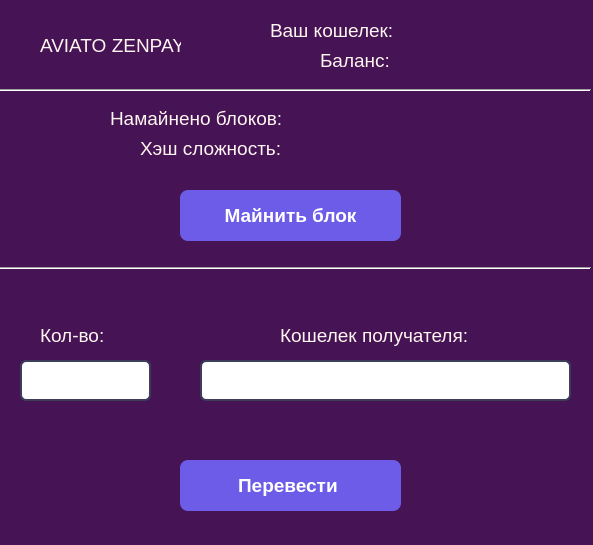
<?xml version="1.0" encoding="UTF-8"?>
<ui version="4.0">
 <class>MainWindow</class>
 <widget class="QMainWindow" name="MainWindow">
  <property name="geometry">
   <rect>
    <x>0</x>
    <y>0</y>
    <width>593</width>
    <height>545</height>
   </rect>
  </property>
  <property name="windowTitle">
   <string>MainWindow</string>
  </property>
  <property name="styleSheet">
   <string notr="true">/* Main Window */
QMainWindow {
	background-color: rgb(70, 19, 85);
    font-family: 'Segoe UI', Arial, sans-serif;
}

/* Buttons */
QPushButton {
    background-color: #6c5ce7;
    color: white;
    border: none;
    border-radius: 8px;
    padding: 10px 20px;
    font-weight: bold;
    font-size: 19px;
    min-width: 100px;
}

QPushButton:hover {
    background-color: #5649c0;
}

QPushButton:pressed {
    background-color: #3d36a0;
}

QPushButton:disabled {
    background-color: #2d2d4d;
    color: #7a7a8c;
}

/* Line Edits */
QLineEdit {
	color: rgb(255, 255, 255);
    background-color: white;
    border: 2px solid #3d3d5a;
    border-radius: 6px;
    padding: 8px 12px;
    font-size: 14px;
    selection-background-color: #6c5ce7;
}

QLineEdit:focus {
    border-color: gray;
}

/* Labels */
QLabel {
    font-size: 19px;
}

QLabel#headerLabel {
    font-size: 24px;
    font-weight: bold;
}

/* Combo Boxes */
QComboBox {
    background-color: #1a1a2e;
    border: 2px solid #3d3d5a;
    border-radius: 6px;
    padding: 8px;
    color: white;
    min-width: 120px;
}

QComboBox:hover {
    border-color: #6c5ce7;
}

QComboBox::drop-down {
    subcontrol-origin: padding;
    subcontrol-position: top right;
    width: 30px;
    border-left: 1px solid #3d3d5a;
}

QComboBox QAbstractItemView {
    background-color: #1a1a2e;
    color: white;
    selection-background-color: #6c5ce7;
    outline: none;
}

/* Scroll Bars */
QScrollBar:vertical {
    border: none;
    background: #1a1a2e;
    width: 10px;
    margin: 0;
}

QScrollBar::handle:vertical {
    background: #6c5ce7;
    min-height: 20px;
    border-radius: 4px;
}

QScrollBar::add-line:vertical, QScrollBar::sub-line:vertical {
    height: 0;
}

/* Progress Bar */
QProgressBar {
    border: 1px solid #3d3d5a;
    border-radius: 4px;
    text-align: center;
    color: white;
}

QProgressBar::chunk {
    background-color: #6c5ce7;
    width: 10px;
}

/* Tab Widget */
QTabWidget::pane {
    border: none;
}

QTabBar::tab {
    background: #1a1a2e;
    color: #a29bfe;
    padding: 15px 60px;
    border-top-left-radius: 6px;
    border-top-right-radius: 6px;
    border: 1px solid #3d3d5a;
    border-bottom: none;
}

QTabBar::tab:selected {
    background: #6c5ce7;
    color: white;
    font-weight: bold;
}

/* Table View */
QTableView {
    background-color: #1a1a2e;
    border: 1px solid #3d3d5a;
    gridline-color: #3d3d5a;
    alternate-background-color: #252541;
    selection-background-color: #6c5ce7;
    color: white;
}

QHeaderView::section {
    background-color: #252541;
    color: #a29bfe;
    padding: 8px;
    border: none;
}

/* Menu Bar */
QMenuBar {
    background-color: #0a0a1a;
    color: white;
}

QMenuBar::item:selected {
    background-color: #6c5ce7;
}

QMenu {
    background-color: #1a1a2e;
    border: 1px solid #3d3d5a;
    color: white;
}

QMenu::item:selected {
    background-color: #6c5ce7;
}

/* Status Bar */
QStatusBar {
    background-color: #1a1a2e;
    color: #a29bfe;
    border-top: 1px solid #3d3d5a;
}

/* Tool Tips */
QToolTip {
    background-color: #6c5ce7;
    color: white;
    border: none;
    padding: 5px;
    opacity: 230;
}
QStackedWidget{
	color: white;
}</string>
  </property>
  <widget class="QWidget" name="centralwidget">
   <widget class="Line" name="line">
    <property name="geometry">
     <rect>
      <x>-10</x>
      <y>70</y>
      <width>601</width>
      <height>41</height>
     </rect>
    </property>
    <property name="orientation">
     <enum>Qt::Horizontal</enum>
    </property>
   </widget>
   <widget class="QLabel" name="label">
    <property name="geometry">
     <rect>
      <x>270</x>
      <y>20</y>
      <width>311</width>
      <height>21</height>
     </rect>
    </property>
    <property name="styleSheet">
     <string notr="true">color: rgb(255, 245, 240);</string>
    </property>
    <property name="text">
     <string>Ваш кошелек: </string>
    </property>
   </widget>
   <widget class="QLabel" name="label_2">
    <property name="geometry">
     <rect>
      <x>40</x>
      <y>30</y>
      <width>141</width>
      <height>31</height>
     </rect>
    </property>
    <property name="styleSheet">
     <string notr="true">color: rgb(255, 245, 240);</string>
    </property>
    <property name="text">
     <string>AVIATO ZENPAY</string>
    </property>
   </widget>
   <widget class="QLabel" name="label_3">
    <property name="geometry">
     <rect>
      <x>320</x>
      <y>50</y>
      <width>261</width>
      <height>21</height>
     </rect>
    </property>
    <property name="styleSheet">
     <string notr="true">color: rgb(255, 245, 240);</string>
    </property>
    <property name="text">
     <string>Баланс:</string>
    </property>
   </widget>
   <widget class="QPushButton" name="pushButton">
    <property name="geometry">
     <rect>
      <x>180</x>
      <y>190</y>
      <width>221</width>
      <height>51</height>
     </rect>
    </property>
    <property name="text">
     <string>Майнить блок</string>
    </property>
   </widget>
   <widget class="QLabel" name="label_4">
    <property name="geometry">
     <rect>
      <x>140</x>
      <y>140</y>
      <width>421</width>
      <height>16</height>
     </rect>
    </property>
    <property name="styleSheet">
     <string notr="true">color: rgb(255, 245, 240);</string>
    </property>
    <property name="text">
     <string>Хэш сложность:</string>
    </property>
   </widget>
   <widget class="QLabel" name="label_5">
    <property name="geometry">
     <rect>
      <x>110</x>
      <y>110</y>
      <width>431</width>
      <height>16</height>
     </rect>
    </property>
    <property name="styleSheet">
     <string notr="true">color: rgb(255, 245, 240);</string>
    </property>
    <property name="text">
     <string>Намайнено блоков:</string>
    </property>
   </widget>
   <widget class="Line" name="line_2">
    <property name="geometry">
     <rect>
      <x>0</x>
      <y>260</y>
      <width>591</width>
      <height>16</height>
     </rect>
    </property>
    <property name="orientation">
     <enum>Qt::Horizontal</enum>
    </property>
   </widget>
   <widget class="QLineEdit" name="lineEdit">
    <property name="geometry">
     <rect>
      <x>200</x>
      <y>360</y>
      <width>371</width>
      <height>41</height>
     </rect>
    </property>
    <property name="styleSheet">
     <string notr="true">color: rgb(0, 0, 0);</string>
    </property>
    <property name="text">
     <string/>
    </property>
   </widget>
   <widget class="QLabel" name="label_7">
    <property name="geometry">
     <rect>
      <x>280</x>
      <y>320</y>
      <width>271</width>
      <height>31</height>
     </rect>
    </property>
    <property name="styleSheet">
     <string notr="true">color: rgb(255, 245, 240);</string>
    </property>
    <property name="text">
     <string>Кошелек получателя:</string>
    </property>
   </widget>
   <widget class="QLineEdit" name="lineEdit_2">
    <property name="geometry">
     <rect>
      <x>20</x>
      <y>360</y>
      <width>131</width>
      <height>41</height>
     </rect>
    </property>
    <property name="styleSheet">
     <string notr="true">color: rgb(0, 0, 0);</string>
    </property>
    <property name="text">
     <string/>
    </property>
   </widget>
   <widget class="QLabel" name="label_8">
    <property name="geometry">
     <rect>
      <x>40</x>
      <y>320</y>
      <width>71</width>
      <height>31</height>
     </rect>
    </property>
    <property name="styleSheet">
     <string notr="true">color: rgb(255, 245, 240);</string>
    </property>
    <property name="text">
     <string>Кол-во:</string>
    </property>
   </widget>
   <widget class="QPushButton" name="pushButton_2">
    <property name="geometry">
     <rect>
      <x>180</x>
      <y>460</y>
      <width>221</width>
      <height>51</height>
     </rect>
    </property>
    <property name="text">
     <string>Перевести </string>
    </property>
   </widget>
  </widget>
 </widget>
 <resources/>
 <connections/>
</ui>
